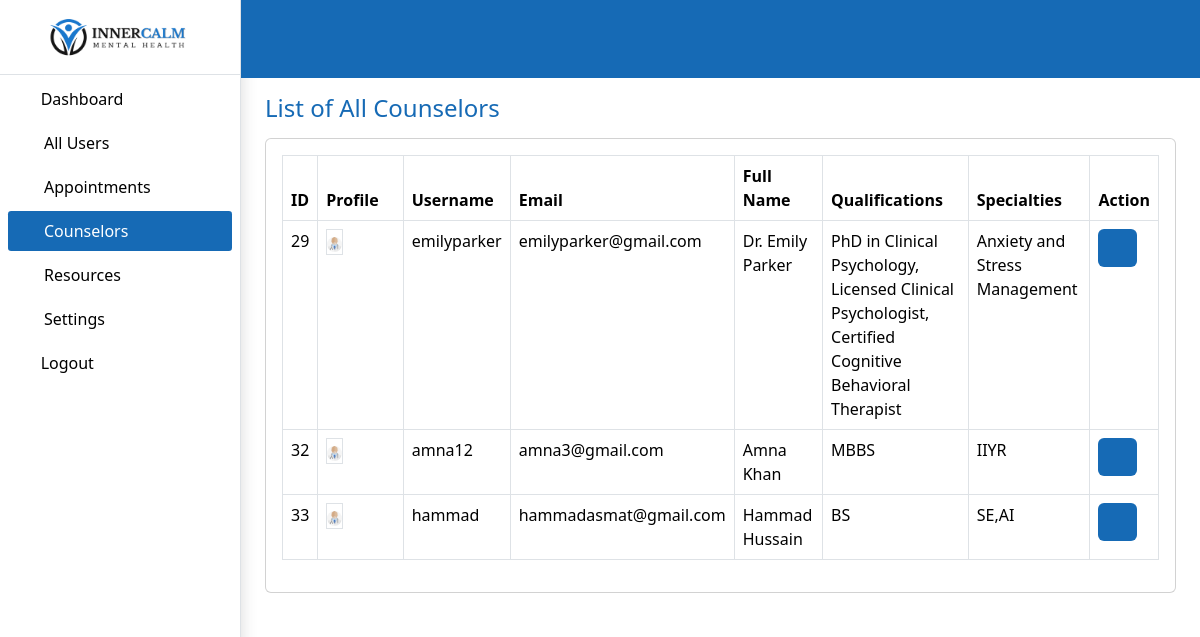
Page /admin_portal/allcounselors/ (signed in) on the committed database.
### accounts/models.py (models this page shows)
class User(AbstractUser):
    is_admin = models.BooleanField(default=False)
    is_client = models.BooleanField(default=False)
    is_doc = models.BooleanField(default=False)
    age = models.IntegerField(default='0')
    gender = models.CharField(default='NA',max_length=10)
    location = models.CharField(default='NA',max_length=50)
    lang=models.CharField(default='NA',max_length=50)
    phone=models.IntegerField(default='0',max_length=12)
    lang=models.CharField(default='NA',max_length=50)
    groups = models.ManyToManyField(
        Group,
        blank=True,
        related_name='custom_user_groups',  # Unique related_name for groups
    )
    user_permissions = models.ManyToManyField(
        Permission,
        blank=True,
        related_name='custom_user_permissions',  # Unique related_name for permissions
)

class Counselor(models.Model):
    f_name = models.CharField(default='NA',max_length=100)
    l_name = models.CharField(default='NA',max_length=100)
    user = models.OneToOneField(User, on_delete=models.CASCADE, primary_key=True)
    specialization=models.CharField(default='NA',max_length=50)
    qualification=models.CharField(default='NA',max_length=50)
    rating=models.FloatField(default=0)
    fees=models.FloatField(default=0)
    image = models.ImageField(default="pro_pic.png", null=True, blank=True)

### admin_portal/views.py (the view)
# urls.py: path('allcounselors/', views.all_counselors, name='allcounselors'),
@login_required
def all_counselors(request):
    data=User.objects.filter(is_doc=True)
    return render(request, 'admin_portal/allcounselors.html',{'data':data})

### admin_portal/templates/admin_portal/allcounselors.html (shortened to what this page needs)
{% load static %}
<!DOCTYPE html>
<html lang="en">
<head>
    <link rel="stylesheet" href="{% static 'website/img/favicon.png' %}" rel="icon">
    <link rel="stylesheet" href="{% static 'website/img/apple-touch-icon.png' %}" rel="apple-touch-icon">
    <link rel="stylesheet" href="{% static 'website/vendor/fontawesome-free/css/all.min.css' %}">
    <link rel="stylesheet" href="{% static 'website/vendor/animate.css/animate.min.css' %}">
    <link rel="stylesheet" href="{% static 'website/vendor/bootstrap/css/bootstrap.min.css' %}">
    <link rel="stylesheet" href="{% static 'website/vendor/bootstrap-icons/bootstrap-icons.css' %}">
    <link rel="stylesheet" href="{% static 'website/vendor/boxicons/css/boxicons.min.css' %}">
    <link rel="stylesheet" href="{% static 'website/vendor/glightbox/css/glightbox.min.css' %}">
    <link rel="stylesheet" href="{% static 'website/vendor/remixicon/remixicon.css' %}">
    <link rel="stylesheet" href="{% static 'website/vendor/swiper/swiper-bundle.min.css' %}">
    <link rel="stylesheet" href="{% static 'website/css/admin_styles.css' %}">
    <link rel="stylesheet" href="{% static 'website/css/datatables.css' %}">
</head>
<body>
    <div class="d-flex" id="wrapper">
        <div class="primary-bg shadow border-end " id="sidebar-wrapper">
            <div class="text-center primary-text bg-blue-color fs-4 fw-semibold text-uppercase border-bottom">
                <a href="{% url 'website:home' %}">
                    <img src="{% static 'website/img/blacklogo2.png' %}" class="py-3" width="150" height="auto" alt="">
                </a>
            </div>
            <ul class="navbar-nav sidebar_list">
                <li class="nav-item px-2 py-0 mt-1">
                    <a href="{% url 'admin_portal:home' %}" class="text-decoration-none nav-link px-2">
                        <span><i class="fas fa-tachometer-alt me-2"></i></span>
                        <span>Dashboard</span>
                    </a>
                </li>
                <li class="nav-item px-2 py-0 mt-1">
                    <a class="text-decoration-none nav-link px-2 d-flex justify-content-between"
                        data-bs-toggle="collapse" href="#collapseExample" onclick="toggleArrow()" role="button"
                        aria-expanded="false" aria-controls="collapseExample">
                        <span><i class="fa-solid fa-users me-2 size"></i>All Users</span>
                        <span id="myArrow1"><i class="fas fa-angle-right"></i></span>
                    </a>
                </li>
                <li class="nav-item px-2 py-0 mt-1">
                    <a class="text-decoration-none nav-link px-2 d-flex justify-content-between"
                        data-bs-toggle="collapse" href="#collapseSchedular" onclick="toggleArrow1()" role="button"
                        aria-expanded="false" aria-controls="collapseExample">
                        <span><i class="fa-solid fa-clipboard-list me-2 size"></i>Appointments</span>
                        <span id="myArrow2"><i class="fas fa-angle-right"></i></span>
                    </a>
                </li>
                <li class="nav-item px-2 py-0 mt-1">
                    <a class="text-decoration-none nav-link px-2 d-flex justify-content-between active"
                        data-bs-toggle="collapse" href="#collapseadmin" onclick="toggleArrow2()" role="button"
                        aria-expanded="false" aria-controls="collapseExample">
                        <span><i class="fa-solid fa-user-doctor me-2 size"></i>Counselors</span>
                        <span id="myArrow3"><i class="fas fa-angle-right"></i></span>
                    </a>
                </li>
                <li class="nav-item px-2 py-0 mt-1">
                    <a class="text-decoration-none nav-link px-2 d-flex justify-content-between"
                        data-bs-toggle="collapse" href="#collapseanalytics" onclick="toggleArrow3()" role="button"
                        aria-expanded="false" aria-controls="collapseExample">
                        <span><i class="fa-solid fa-cubes
                         me-2 size"></i>Resources</span>
                        <span id="myArrow4"><i class="fas fa-angle-right"></i></span>
                    </a>
                </li>
                <li class="nav-item px-2 py-0 mt-1">
                    <a class="text-decoration-none nav-link px-2 d-flex justify-content-between"
                        data-bs-toggle="collapse" href="#collapseanalytics7" onclick="toggleArrow7()" role="button"
                        aria-expanded="false" aria-controls="collapseExample">
                        <span><i class="fa-solid fa-gear me-2 size"></i>Settings</span>
                        <span id="myArrow4"><i class="fas fa-angle-right"></i></span>
                    </a>
                </li>
                <li class="nav-item px-2 py-0 mt-1">
                    <a href="{% url 'accounts:logout' %}" class="text-decoration-none nav-link px-2">
                        <span><i class="fas fa-power-off me-2"></i></span>
                        <span>Logout</span>
                    </a>
                </li>
            </ul>
        </div>
        <div id="page-content-wrapper">
            <header class="">
                <nav class="bg-blue custom_nav">
                    <div class="container-fluid mt-1">
                        <div class="row g-2 align-items-center justify-content-between">
                            <div class="col-4 col-sm-4 col-md-6 col-lg-6 col-xl-6 col-xxl-6">
                                <div class="d-flex align-items-center text-white">
                                    <i class="fas fa-sliders-h fs-4 me-3" style="color: #fff;" id="menu-toggle"></i>
                                </div>
                            </div>
                            <div class="col-8 col-sm-8 col-md-6 col-lg-6 col-xl-6 col-xxl-6 text-end">
                                <div class="d-flex align-items-center justify-content-end">
                                    <div class="dropdown">
                                        <button class="btn p-0 border-0" type="button" id="dropdownMenuButton1"
                                            data-bs-toggle="dropdown" aria-expanded="false">
                                            <div class="d-flex align-items-center justify-content-center">
                                                <span><i class="fas fa-bell text-light"></i></span>
                                            </div>
                                        </button>
                                    </div>
                                    <div class="dropdown">
                                        <button class="btn p-0 border-0 " type="button" id="dropdownMenuButton1"
                                            data-bs-toggle="dropdown" aria-expanded="false">
                                            <div class="d-flex align-items-center ms-3">
                                                <span><i class="fas fa-user-circle text-light fs-2"></i></span>
                                            </div>
                                        </button>
                                    </div>
                                </div>
                            </div>
                        </div>
                    </div>
                </nav>
            </header>
            <div class="container-fluid px-4">
                <div class="col-12">
                    <div class="card border-0">
                        <div class="card-body px-0">
                            <h4 class="text-orange mb-3">List of All Counselors</h4>
                            <div class="row g-3">
                                <div class="col-lg-12">
                                    <div class="card">
                                        <div class="card-body">
                                            <div class="table-responsive">
                                                <table class="table table-bordered" id="counselor-table">
                                                    <thead class="bg_orange text-light fw-semibold">
                                                        <tr>
                                                            <th>ID</th>
                                                            <th>Profile</th>
                                                            <th>Username</th>
                                                            <th>Email</th>
                                                            <th>Full Name</th>
                                                            <th>Qualifications</th>
                                                            <th>Specialties</th>
                                                            <th>Action</th>
                                                        </tr>
                                                    </thead>
                                                    <tbody>
                                                        {% for datas in data %}
                                                        <tr>
                                                            <td>{{datas.id}}</td>
                                                            <td class="w-auto border">
                                                                <div class="pic w-25 border">
                                                                    <img src="{% static 'website/img/doctors/avatar.jpg' %}"
                                                                        alt="" class="img-fluid rounded-circle">
                                                                </div>
                                                            </td>
                                                            <td>{{datas.username}}</td>
                                                            <td>{{datas.email}}</td>
                                                            <td>{{datas.counselor.f_name}} {{datas.counselor.l_name}}
                                                            </td>
                                                            <td>{{datas.counselor.qualification}}</td>
                                                            <td>{{datas.counselor.specialization}}</td>
                                                            <td>
                                                                <div class="">
                                                                    <a href="{% url 'admin_portal:delete_counselor' datas.id %}"
                                                                        class="btn btn-main">
                                                                        <span><i class="fas fa-trash-alt"></i></span>
                                                                    </a>
                                                                </div>
                                                            </td>
                                                        </tr>
                                                        {% endfor %}
                                                    </tbody>
                                                </table>
                                            </div>
                                        </div>
                                    </div>
                                </div>
                            </div>
                        </div>
                    </div>
                </div>
            </div>
        </div>
    </div>
</body>
</html>

### website/static/website/css/admin_styles.css (style rules this page uses)
:root { --main-bg-color: #25293c; --white-color: #ffffff; --blue-color: #fff; --orange-color: #166AB5; --black-color: #000; }
.primary-text { color: var(--white-color); }
.bg-blue { background: var(--orange-color); }
.text-orange { color: var(--orange-color); }
.bg-blue-color { background-color: var(--blue-color); }
.primary-bg { background-color: var(--blue-color) !important; }
.bg_orange { background-color: var(--orange-color); }
#wrapper { overflow-x: hidden; background-color: #fff !important; }
#sidebar-wrapper { min-height: 100vh; margin-left: -15rem; -webkit-transition: margin 0.25s ease-out; -moz-transition: margin 0.25s ease-out; -o-transition: margin 0.25s ease-out; transition: margin 0.25s ease-out; }
#sidebar-wrapper .sidebar_list { width: 15rem; }
#page-content-wrapper { min-width: 100vw; }
#menu-toggle { cursor: pointer; }
.sidebar_list .nav-item { border: none; padding: 15px 10px; }
.sidebar_list .nav-item .nav-link { color: #000 !important; font-size: 1rem; position: relative; }
.sidebar_list .nav-item .nav-link.active { background-color: var(--orange-color) !important; border: none; color: #ffffff !important; border-radius: 0.2rem; }
@media (min-width: 1200px) { #sidebar-wrapper { margin-left: 0; } }
@media (min-width: 1200px) { #page-content-wrapper { min-width: 0; width: 100%; } }
.custom_nav { padding: 1.27rem 0.5rem; }
.size { width: 20px; }
.btn-main { background: var(--orange-color); color: #fff; }

### rows in the picture
User: id "29", username "emilyparker", email "emilyparker@gmail.com", counselor.f_name "Dr. Emily", counselor.l_name "Parker", counselor.qualification "PhD in Clinical Psychology, Licensed Clinical Psychologist, Certified Cognitive Behavioral Therapist", counselor.specialization "Anxiety and Stress Management"
User: id "32", username "amna12", email "amna3@gmail.com", counselor.f_name "Amna", counselor.l_name "Khan", counselor.qualification "MBBS", counselor.specialization "IIYR"
User: id "33", username "hammad", email "hammadasmat@gmail.com", counselor.f_name "Hammad", counselor.l_name "Hussain", counselor.qualification "BS", counselor.specialization "SE,AI"
